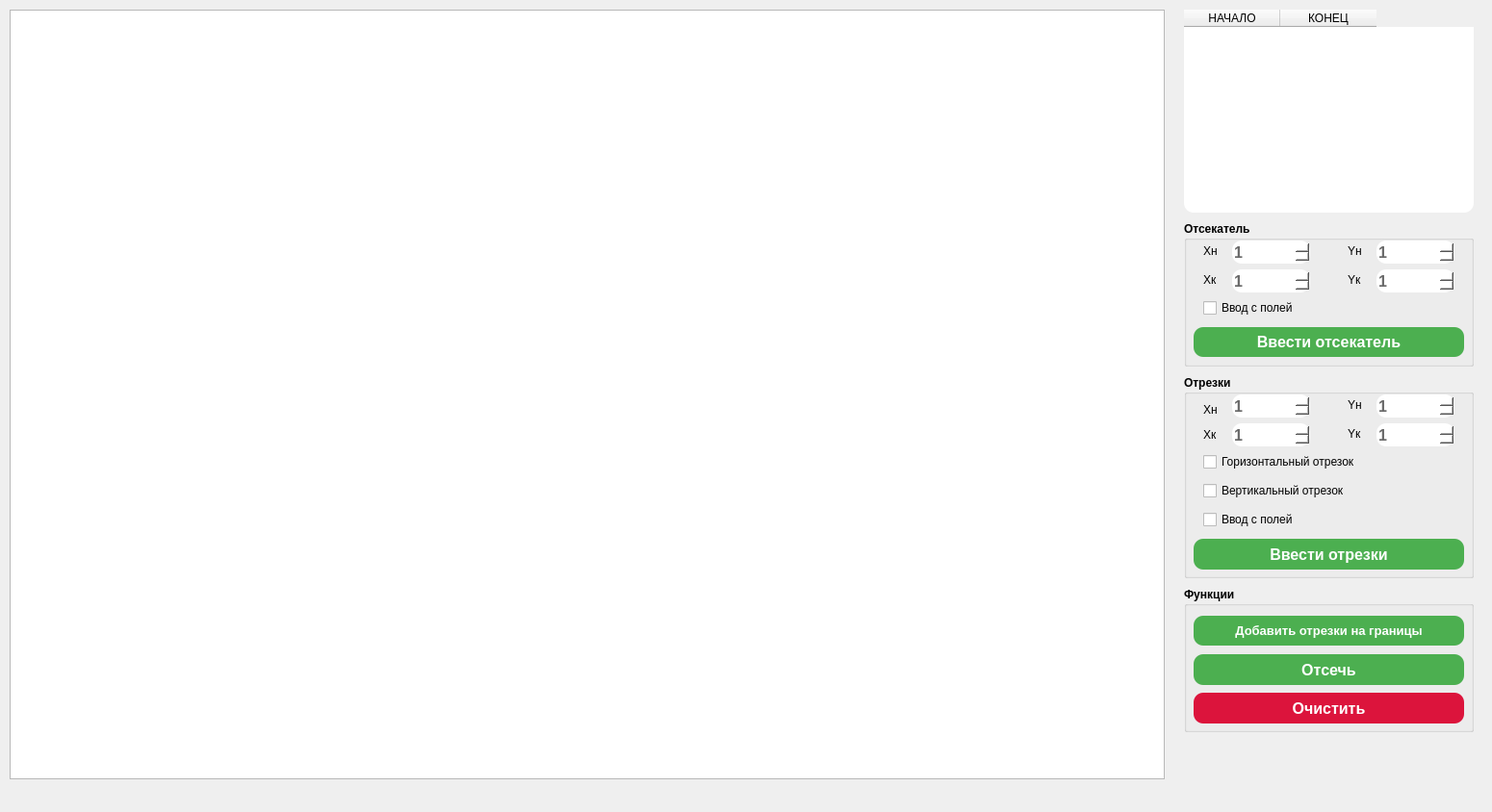
<?xml version="1.0" encoding="UTF-8"?>
<ui version="4.0">
 <class>MainWindow</class>
 <widget class="QMainWindow" name="MainWindow">
  <property name="geometry">
   <rect>
    <x>0</x>
    <y>0</y>
    <width>1550</width>
    <height>844</height>
   </rect>
  </property>
  <property name="windowTitle">
   <string>Отсечение прямоугольным отсекателем</string>
  </property>
  <widget class="QWidget" name="centralwidget">
   <widget class="QGraphicsView" name="view">
    <property name="geometry">
     <rect>
      <x>10</x>
      <y>10</y>
      <width>1200</width>
      <height>800</height>
     </rect>
    </property>
    <property name="minimumSize">
     <size>
      <width>1200</width>
      <height>0</height>
     </size>
    </property>
   </widget>
   <widget class="QTableWidget" name="table">
    <property name="geometry">
     <rect>
      <x>1230</x>
      <y>10</y>
      <width>301</width>
      <height>211</height>
     </rect>
    </property>
    <property name="styleSheet">
     <string notr="true">QTableWidget {display: inline-block;
                              font-size: 12px;
                              cursor: pointer;
                              text-align: center;
                              text-decoration: none;
                              outline: none;
                              color: #696969;
                              background-color: #fff;
                              border: none;
                              border-radius: 10px;
                              box-shadow: 0 9px #999;
                            }
QTableWidget:hover {background-color: #fff}
QTableWidget:pressed {
selection-background-color: #C0C0C0;
                              box-shadow: 0 5px #666;
                              transform: translateY(4px);
                            }</string>
    </property>
    <column>
     <property name="text">
      <string>НАЧАЛО</string>
     </property>
    </column>
    <column>
     <property name="text">
      <string>КОНЕЦ</string>
     </property>
    </column>
   </widget>
   <widget class="QGroupBox" name="groupBox">
    <property name="geometry">
     <rect>
      <x>1230</x>
      <y>230</y>
      <width>301</width>
      <height>151</height>
     </rect>
    </property>
    <property name="font">
     <font>
      <bold>true</bold>
     </font>
    </property>
    <property name="title">
     <string>Отсекатель</string>
    </property>
    <widget class="QLabel" name="label_4">
     <property name="geometry">
      <rect>
       <x>20</x>
       <y>20</y>
       <width>21</width>
       <height>21</height>
      </rect>
     </property>
     <property name="font">
      <font>
       <bold>false</bold>
      </font>
     </property>
     <property name="text">
      <string>Xн</string>
     </property>
    </widget>
    <widget class="QSpinBox" name="x_n">
     <property name="geometry">
      <rect>
       <x>50</x>
       <y>20</y>
       <width>81</width>
       <height>24</height>
      </rect>
     </property>
     <property name="styleSheet">
      <string notr="true">QSpinBox {
                              display: inline-block;
                              font-size: 16px;
                              cursor: pointer;
                              text-align: center;
                              text-decoration: none;
                              outline: none;
                              color: #696969;
                              background-color: #fff;
                              border: none;
                              border-radius: 10px;
                              box-shadow: 0 9px #999;
                            }
                            QSpinBox:hover {background-color: #fff}
                            QSpinBox:pressed {
                              selection-background-color: #C0C0C0;
                              box-shadow: 0 5px #666;
                              transform: translateY(4px);
                            }</string>
     </property>
     <property name="minimum">
      <number>1</number>
     </property>
     <property name="maximum">
      <number>1200</number>
     </property>
    </widget>
    <widget class="QLabel" name="label_8">
     <property name="geometry">
      <rect>
       <x>20</x>
       <y>50</y>
       <width>21</width>
       <height>21</height>
      </rect>
     </property>
     <property name="font">
      <font>
       <bold>false</bold>
      </font>
     </property>
     <property name="text">
      <string>Xк</string>
     </property>
    </widget>
    <widget class="QSpinBox" name="x_k">
     <property name="geometry">
      <rect>
       <x>50</x>
       <y>50</y>
       <width>81</width>
       <height>24</height>
      </rect>
     </property>
     <property name="styleSheet">
      <string notr="true">QSpinBox {
                              display: inline-block;
                              font-size: 16px;
                              cursor: pointer;
                              text-align: center;
                              text-decoration: none;
                              outline: none;
                              color: #696969;
                              background-color: #fff;
                              border: none;
                              border-radius: 10px;
                              box-shadow: 0 9px #999;
                            }
                            QSpinBox:hover {background-color: #fff}
                            QSpinBox:pressed {
                              selection-background-color: #C0C0C0;
                              box-shadow: 0 5px #666;
                              transform: translateY(4px);
                            }</string>
     </property>
     <property name="minimum">
      <number>1</number>
     </property>
     <property name="maximum">
      <number>1200</number>
     </property>
    </widget>
    <widget class="QLabel" name="label_5">
     <property name="geometry">
      <rect>
       <x>170</x>
       <y>20</y>
       <width>21</width>
       <height>21</height>
      </rect>
     </property>
     <property name="font">
      <font>
       <bold>false</bold>
      </font>
     </property>
     <property name="text">
      <string>Yн</string>
     </property>
    </widget>
    <widget class="QSpinBox" name="y_n">
     <property name="geometry">
      <rect>
       <x>200</x>
       <y>20</y>
       <width>81</width>
       <height>24</height>
      </rect>
     </property>
     <property name="styleSheet">
      <string notr="true">QSpinBox {
                              display: inline-block;
                              font-size: 16px;
                              cursor: pointer;
                              text-align: center;
                              text-decoration: none;
                              outline: none;
                              color: #696969;
                              background-color: #fff;
                              border: none;
                              border-radius: 10px;
                              box-shadow: 0 9px #999;
                            }
                            QSpinBox:hover {background-color: #fff}
                            QSpinBox:pressed {
                              selection-background-color: #C0C0C0;
                              box-shadow: 0 5px #666;
                              transform: translateY(4px);
                            }</string>
     </property>
     <property name="minimum">
      <number>1</number>
     </property>
     <property name="maximum">
      <number>800</number>
     </property>
    </widget>
    <widget class="QLabel" name="label_7">
     <property name="geometry">
      <rect>
       <x>170</x>
       <y>50</y>
       <width>21</width>
       <height>21</height>
      </rect>
     </property>
     <property name="font">
      <font>
       <bold>false</bold>
      </font>
     </property>
     <property name="text">
      <string>Yк</string>
     </property>
    </widget>
    <widget class="QSpinBox" name="y_k">
     <property name="geometry">
      <rect>
       <x>200</x>
       <y>50</y>
       <width>81</width>
       <height>24</height>
      </rect>
     </property>
     <property name="styleSheet">
      <string notr="true">QSpinBox {
                              display: inline-block;
                              font-size: 16px;
                              cursor: pointer;
                              text-align: center;
                              text-decoration: none;
                              outline: none;
                              color: #696969;
                              background-color: #fff;
                              border: none;
                              border-radius: 10px;
                              box-shadow: 0 9px #999;
                            }
                            QSpinBox:hover {background-color: #fff}
                            QSpinBox:pressed {
                              selection-background-color: #C0C0C0;
                              box-shadow: 0 5px #666;
                              transform: translateY(4px);
                            }</string>
     </property>
     <property name="minimum">
      <number>1</number>
     </property>
     <property name="maximum">
      <number>800</number>
     </property>
    </widget>
    <widget class="QCheckBox" name="check">
     <property name="geometry">
      <rect>
       <x>20</x>
       <y>80</y>
       <width>201</width>
       <height>20</height>
      </rect>
     </property>
     <property name="font">
      <font>
       <bold>false</bold>
      </font>
     </property>
     <property name="text">
      <string>Ввод с полей</string>
     </property>
    </widget>
    <widget class="QPushButton" name="rect">
     <property name="geometry">
      <rect>
       <x>10</x>
       <y>110</y>
       <width>281</width>
       <height>31</height>
      </rect>
     </property>
     <property name="styleSheet">
      <string notr="true">QPushButton {
                                display: inline-block;
                                  font-size: 16px;
                                  cursor: pointer;
                                  text-align: center;
                                  text-decoration: none;
                                  outline: none;
                                  color: #fff;
                                  background-color: #4CAF50;
                                  border: none;
                                  border-radius: 10px;
                                 box-shadow: 0 9px #999;
                                }
QPushButton:hover {background-color: #3e8e41}
QPushButton:pressed {
                                  background-color: #3e8e41;
                                  box-shadow: 0 5px #666;
                                  transform: translateY(4px);
                                }</string>
     </property>
     <property name="text">
      <string>Ввести отсекатель</string>
     </property>
    </widget>
   </widget>
   <widget class="QGroupBox" name="groupBox_2">
    <property name="geometry">
     <rect>
      <x>1230</x>
      <y>390</y>
      <width>301</width>
      <height>211</height>
     </rect>
    </property>
    <property name="font">
     <font>
      <bold>true</bold>
     </font>
    </property>
    <property name="title">
     <string>Отрезки</string>
    </property>
    <widget class="QLabel" name="label_11">
     <property name="geometry">
      <rect>
       <x>20</x>
       <y>25</y>
       <width>20</width>
       <height>21</height>
      </rect>
     </property>
     <property name="font">
      <font>
       <bold>false</bold>
      </font>
     </property>
     <property name="text">
      <string>Xн</string>
     </property>
    </widget>
    <widget class="QSpinBox" name="xn">
     <property name="geometry">
      <rect>
       <x>50</x>
       <y>20</y>
       <width>81</width>
       <height>24</height>
      </rect>
     </property>
     <property name="styleSheet">
      <string notr="true">QSpinBox {
                              display: inline-block;
                              font-size: 16px;
                              cursor: pointer;
                              text-align: center;
                              text-decoration: none;
                              outline: none;
                              color: #696969;
                              background-color: #fff;
                              border: none;
                              border-radius: 10px;
                              box-shadow: 0 9px #999;
                            }
                            QSpinBox:hover {background-color: #fff}
                            QSpinBox:pressed {
                              selection-background-color: #C0C0C0;
                              box-shadow: 0 5px #666;
                              transform: translateY(4px);
                            }</string>
     </property>
     <property name="minimum">
      <number>1</number>
     </property>
     <property name="maximum">
      <number>1200</number>
     </property>
    </widget>
    <widget class="QLabel" name="label_10">
     <property name="geometry">
      <rect>
       <x>20</x>
       <y>51</y>
       <width>20</width>
       <height>21</height>
      </rect>
     </property>
     <property name="font">
      <font>
       <bold>false</bold>
      </font>
     </property>
     <property name="text">
      <string>Xк</string>
     </property>
    </widget>
    <widget class="QSpinBox" name="xk">
     <property name="geometry">
      <rect>
       <x>50</x>
       <y>50</y>
       <width>81</width>
       <height>24</height>
      </rect>
     </property>
     <property name="styleSheet">
      <string notr="true">QSpinBox {
                              display: inline-block;
                              font-size: 16px;
                              cursor: pointer;
                              text-align: center;
                              text-decoration: none;
                              outline: none;
                              color: #696969;
                              background-color: #fff;
                              border: none;
                              border-radius: 10px;
                              box-shadow: 0 9px #999;
                            }
                            QSpinBox:hover {background-color: #fff}
                            QSpinBox:pressed {
                              selection-background-color: #C0C0C0;
                              box-shadow: 0 5px #666;
                              transform: translateY(4px);
                            }</string>
     </property>
     <property name="minimum">
      <number>1</number>
     </property>
     <property name="maximum">
      <number>1200</number>
     </property>
    </widget>
    <widget class="QLabel" name="label_6">
     <property name="geometry">
      <rect>
       <x>170</x>
       <y>20</y>
       <width>20</width>
       <height>21</height>
      </rect>
     </property>
     <property name="font">
      <font>
       <bold>false</bold>
      </font>
     </property>
     <property name="text">
      <string>Yн</string>
     </property>
    </widget>
    <widget class="QLabel" name="label_9">
     <property name="geometry">
      <rect>
       <x>170</x>
       <y>50</y>
       <width>20</width>
       <height>21</height>
      </rect>
     </property>
     <property name="font">
      <font>
       <bold>false</bold>
      </font>
     </property>
     <property name="text">
      <string>Yк</string>
     </property>
    </widget>
    <widget class="QSpinBox" name="yk">
     <property name="geometry">
      <rect>
       <x>200</x>
       <y>50</y>
       <width>81</width>
       <height>24</height>
      </rect>
     </property>
     <property name="styleSheet">
      <string notr="true">QSpinBox {
                              display: inline-block;
                              font-size: 16px;
                              cursor: pointer;
                              text-align: center;
                              text-decoration: none;
                              outline: none;
                              color: #696969;
                              background-color: #fff;
                              border: none;
                              border-radius: 10px;
                              box-shadow: 0 9px #999;
                            }
                            QSpinBox:hover {background-color: #fff}
                            QSpinBox:pressed {
                              selection-background-color: #C0C0C0;
                              box-shadow: 0 5px #666;
                              transform: translateY(4px);
                            }</string>
     </property>
     <property name="minimum">
      <number>1</number>
     </property>
     <property name="maximum">
      <number>800</number>
     </property>
    </widget>
    <widget class="QSpinBox" name="yn">
     <property name="geometry">
      <rect>
       <x>200</x>
       <y>20</y>
       <width>81</width>
       <height>24</height>
      </rect>
     </property>
     <property name="styleSheet">
      <string notr="true">QSpinBox {
                              display: inline-block;
                              font-size: 16px;
                              cursor: pointer;
                              text-align: center;
                              text-decoration: none;
                              outline: none;
                              color: #696969;
                              background-color: #fff;
                              border: none;
                              border-radius: 10px;
                              box-shadow: 0 9px #999;
                            }
                            QSpinBox:hover {background-color: #fff}
                            QSpinBox:pressed {
                              selection-background-color: #C0C0C0;
                              box-shadow: 0 5px #666;
                              transform: translateY(4px);
                            }</string>
     </property>
     <property name="minimum">
      <number>1</number>
     </property>
     <property name="maximum">
      <number>800</number>
     </property>
    </widget>
    <widget class="QCheckBox" name="horiz">
     <property name="geometry">
      <rect>
       <x>20</x>
       <y>80</y>
       <width>261</width>
       <height>20</height>
      </rect>
     </property>
     <property name="font">
      <font>
       <bold>false</bold>
      </font>
     </property>
     <property name="text">
      <string>Горизонтальный отрезок</string>
     </property>
    </widget>
    <widget class="QCheckBox" name="vertic">
     <property name="geometry">
      <rect>
       <x>20</x>
       <y>110</y>
       <width>221</width>
       <height>20</height>
      </rect>
     </property>
     <property name="font">
      <font>
       <bold>false</bold>
      </font>
     </property>
     <property name="text">
      <string>Вертикальный отрезок</string>
     </property>
    </widget>
    <widget class="QCheckBox" name="check_o">
     <property name="geometry">
      <rect>
       <x>20</x>
       <y>140</y>
       <width>211</width>
       <height>20</height>
      </rect>
     </property>
     <property name="font">
      <font>
       <bold>false</bold>
      </font>
     </property>
     <property name="text">
      <string>Ввод с полей</string>
     </property>
    </widget>
    <widget class="QPushButton" name="bars">
     <property name="geometry">
      <rect>
       <x>10</x>
       <y>170</y>
       <width>281</width>
       <height>32</height>
      </rect>
     </property>
     <property name="styleSheet">
      <string notr="true">QPushButton {
                                display: inline-block;
                                  font-size: 16px;
                                  cursor: pointer;
                                  text-align: center;
                                  text-decoration: none;
                                  outline: none;
                                  color: #fff;
                                  background-color: #4CAF50;
                                  border: none;
                                  border-radius: 10px;
                                 box-shadow: 0 9px #999;
                                }
QPushButton:hover {background-color: #3e8e41}
QPushButton:pressed {
                                  background-color: #3e8e41;
                                  box-shadow: 0 5px #666;
                                  transform: translateY(4px);
                                }</string>
     </property>
     <property name="text">
      <string>Ввести отрезки</string>
     </property>
    </widget>
   </widget>
   <widget class="QGroupBox" name="groupBox_3">
    <property name="geometry">
     <rect>
      <x>1230</x>
      <y>610</y>
      <width>301</width>
      <height>151</height>
     </rect>
    </property>
    <property name="font">
     <font>
      <bold>true</bold>
     </font>
    </property>
    <property name="title">
     <string>Функции</string>
    </property>
    <widget class="QPushButton" name="ect">
     <property name="geometry">
      <rect>
       <x>10</x>
       <y>30</y>
       <width>281</width>
       <height>31</height>
      </rect>
     </property>
     <property name="font">
      <font>
       <pointsize>-1</pointsize>
       <bold>true</bold>
       <underline>false</underline>
       <strikeout>false</strikeout>
      </font>
     </property>
     <property name="styleSheet">
      <string notr="true">QPushButton {
                                display: inline-block;
                                  font-size: 13px;
                                  cursor: pointer;
                                  text-align: center;
                                  text-decoration: none;
                                  outline: none;
                                  color: #fff;
                                  background-color: #4CAF50;
                                  border: none;
                                  border-radius: 10px;
                                 box-shadow: 0 9px #999;
                                }
QPushButton:hover {background-color: #3e8e41}
QPushButton:pressed {
                                  background-color: #3e8e41;
                                  box-shadow: 0 5px #666;
                                  transform: translateY(4px);
                                }</string>
     </property>
     <property name="text">
      <string>Добавить отрезки на границы</string>
     </property>
    </widget>
    <widget class="QPushButton" name="paint">
     <property name="geometry">
      <rect>
       <x>10</x>
       <y>70</y>
       <width>281</width>
       <height>32</height>
      </rect>
     </property>
     <property name="styleSheet">
      <string notr="true">QPushButton {
                                display: inline-block;
                                  font-size: 16px;
                                  cursor: pointer;
                                  text-align: center;
                                  text-decoration: none;
                                  outline: none;
                                  color: #fff;
                                  background-color: #4CAF50;
                                  border: none;
                                  border-radius: 10px;
                                 box-shadow: 0 9px #999;
                                }
QPushButton:hover {background-color: #3e8e41}
QPushButton:pressed {
                                  background-color: #3e8e41;
                                  box-shadow: 0 5px #666;
                                  transform: translateY(4px);
                                }</string>
     </property>
     <property name="text">
      <string>Отсечь</string>
     </property>
    </widget>
    <widget class="QPushButton" name="erase">
     <property name="geometry">
      <rect>
       <x>10</x>
       <y>110</y>
       <width>281</width>
       <height>32</height>
      </rect>
     </property>
     <property name="styleSheet">
      <string notr="true">QPushButton {
                              display: inline-block;
                              font-size: 16px;
                              cursor: pointer;
                              text-align: center;
                              text-decoration: none;
                              outline: none;
                              color: #fff;
                              background-color: #DC143C;
                              border: none;
                              border-radius: 10px;
                              box-shadow: 0 9px #999;
                            }
QPushButton:hover {background-color: #B22222}
QPushButton:pressed {
                             background-color: #B22222;
                             box-shadow: 0 5px #666;
                             transform: translateY(4px);
                            }</string>
     </property>
     <property name="text">
      <string>Очистить</string>
     </property>
    </widget>
   </widget>
  </widget>
 </widget>
 <resources/>
 <connections/>
</ui>
